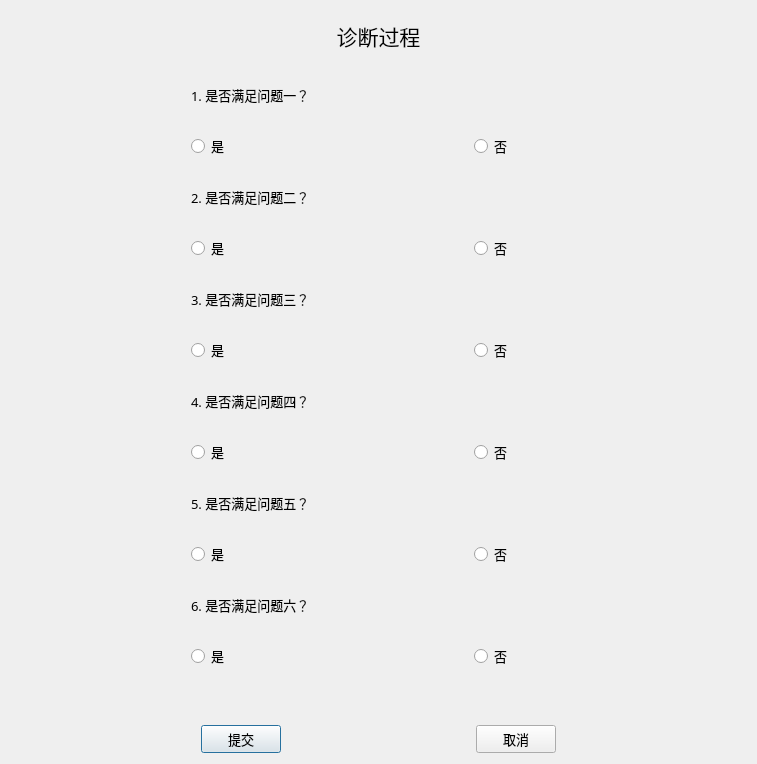
<?xml version="1.0" encoding="UTF-8"?>
<ui version="4.0">
 <class>Dialog</class>
 <widget class="QDialog" name="Dialog">
  <property name="geometry">
   <rect>
    <x>0</x>
    <y>0</y>
    <width>757</width>
    <height>764</height>
   </rect>
  </property>
  <property name="font">
   <font>
    <family>微软雅黑 Light</family>
    <pointsize>10</pointsize>
   </font>
  </property>
  <property name="windowTitle">
   <string>Dialog</string>
  </property>
  <layout class="QVBoxLayout" name="verticalLayout_4">
   <item>
    <widget class="QLabel" name="label">
     <property name="maximumSize">
      <size>
       <width>16777215</width>
       <height>50</height>
      </size>
     </property>
     <property name="font">
      <font>
       <family>Adobe Devanagari</family>
       <pointsize>16</pointsize>
      </font>
     </property>
     <property name="text">
      <string>诊断过程</string>
     </property>
     <property name="alignment">
      <set>Qt::AlignCenter</set>
     </property>
    </widget>
   </item>
   <item>
    <layout class="QVBoxLayout" name="verticalLayout_3">
     <property name="spacing">
      <number>10</number>
     </property>
     <property name="leftMargin">
      <number>180</number>
     </property>
     <property name="bottomMargin">
      <number>50</number>
     </property>
     <item>
      <widget class="QLabel" name="label_2">
       <property name="text">
        <string>1. 是否满足问题一？</string>
       </property>
      </widget>
     </item>
     <item>
      <layout class="QHBoxLayout" name="horizontalLayout_8">
       <item>
        <widget class="QRadioButton" name="radioButton_5">
         <property name="text">
          <string>是</string>
         </property>
        </widget>
       </item>
       <item>
        <widget class="QRadioButton" name="radioButton_6">
         <property name="text">
          <string>否</string>
         </property>
        </widget>
       </item>
      </layout>
     </item>
     <item>
      <widget class="QLabel" name="label_4">
       <property name="text">
        <string>2. 是否满足问题二？</string>
       </property>
      </widget>
     </item>
     <item>
      <layout class="QHBoxLayout" name="horizontalLayout_7">
       <item>
        <widget class="QRadioButton" name="radioButton_3">
         <property name="text">
          <string>是</string>
         </property>
        </widget>
       </item>
       <item>
        <widget class="QRadioButton" name="radioButton_4">
         <property name="text">
          <string>否</string>
         </property>
        </widget>
       </item>
      </layout>
     </item>
     <item>
      <widget class="QLabel" name="label_3">
       <property name="text">
        <string>3. 是否满足问题三？</string>
       </property>
      </widget>
     </item>
     <item>
      <layout class="QHBoxLayout" name="horizontalLayout_10">
       <item>
        <widget class="QRadioButton" name="radioButton_9">
         <property name="text">
          <string>是</string>
         </property>
        </widget>
       </item>
       <item>
        <widget class="QRadioButton" name="radioButton_10">
         <property name="text">
          <string>否</string>
         </property>
        </widget>
       </item>
      </layout>
     </item>
     <item>
      <widget class="QLabel" name="label_5">
       <property name="text">
        <string>4. 是否满足问题四？</string>
       </property>
      </widget>
     </item>
     <item>
      <layout class="QHBoxLayout" name="horizontalLayout_11">
       <item>
        <widget class="QRadioButton" name="radioButton_11">
         <property name="text">
          <string>是</string>
         </property>
        </widget>
       </item>
       <item>
        <widget class="QRadioButton" name="radioButton_12">
         <property name="text">
          <string>否</string>
         </property>
        </widget>
       </item>
      </layout>
     </item>
     <item>
      <widget class="QLabel" name="label_7">
       <property name="text">
        <string>5. 是否满足问题五？</string>
       </property>
      </widget>
     </item>
     <item>
      <layout class="QHBoxLayout" name="horizontalLayout_6">
       <property name="leftMargin">
        <number>0</number>
       </property>
       <item>
        <widget class="QRadioButton" name="radioButton">
         <property name="text">
          <string>是</string>
         </property>
        </widget>
       </item>
       <item>
        <widget class="QRadioButton" name="radioButton_2">
         <property name="text">
          <string>否</string>
         </property>
        </widget>
       </item>
      </layout>
     </item>
     <item>
      <widget class="QLabel" name="label_6">
       <property name="text">
        <string>6. 是否满足问题六？</string>
       </property>
      </widget>
     </item>
     <item>
      <layout class="QHBoxLayout" name="horizontalLayout_9">
       <item>
        <widget class="QRadioButton" name="radioButton_7">
         <property name="text">
          <string>是</string>
         </property>
        </widget>
       </item>
       <item>
        <widget class="QRadioButton" name="radioButton_8">
         <property name="text">
          <string>否</string>
         </property>
        </widget>
       </item>
      </layout>
     </item>
    </layout>
   </item>
   <item>
    <layout class="QHBoxLayout" name="horizontalLayout_12">
     <item>
      <spacer name="horizontalSpacer">
       <property name="orientation">
        <enum>Qt::Horizontal</enum>
       </property>
       <property name="sizeHint" stdset="0">
        <size>
         <width>40</width>
         <height>20</height>
        </size>
       </property>
      </spacer>
     </item>
     <item>
      <widget class="QPushButton" name="pushButton">
       <property name="text">
        <string>提交</string>
       </property>
      </widget>
     </item>
     <item>
      <spacer name="horizontalSpacer_2">
       <property name="orientation">
        <enum>Qt::Horizontal</enum>
       </property>
       <property name="sizeHint" stdset="0">
        <size>
         <width>40</width>
         <height>20</height>
        </size>
       </property>
      </spacer>
     </item>
     <item>
      <widget class="QPushButton" name="pushButton_2">
       <property name="text">
        <string>取消</string>
       </property>
      </widget>
     </item>
     <item>
      <spacer name="horizontalSpacer_3">
       <property name="orientation">
        <enum>Qt::Horizontal</enum>
       </property>
       <property name="sizeHint" stdset="0">
        <size>
         <width>40</width>
         <height>20</height>
        </size>
       </property>
      </spacer>
     </item>
    </layout>
   </item>
  </layout>
 </widget>
 <resources/>
 <connections/>
</ui>
